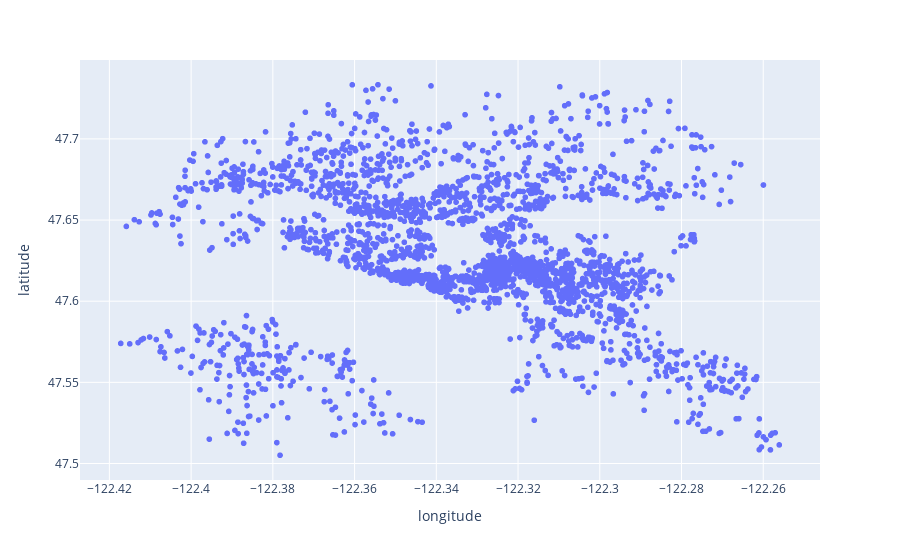

Here is the notebook cell this chart was saved with:
### Code cell
true_location.plot.scatter("longitude", "latitude", s=1, c="available")

### Figure 1 — Plotly figure (JSON) as saved in the notebook; plotly's stock layout.template omitted (floating-point values rounded to 4 significant figures; data arrays with more than 128 entries replaced by an {"elided": "..."} marker saying what was removed)
{"data": [{"hovertemplate": "longitude=%{x}<br>latitude=%{y}<extra></extra>", "legendgroup": "", "marker": {"color": "#636efa", "symbol": "circle"}, "mode": "markers", "name": "", "showlegend": false, "type": "scattergl", "x": {"elided": "2787 float values"}, "xaxis": "x", "y": {"elided": "2787 float values"}, "yaxis": "y"}], "layout": {"legend": {"tracegroupgap": 0}, "margin": {"t": 60}, "xaxis": {"anchor": "y", "domain": [0, 1], "title": {"text": "longitude"}}, "yaxis": {"anchor": "x", "domain": [0, 1], "title": {"text": "latitude"}}}}
